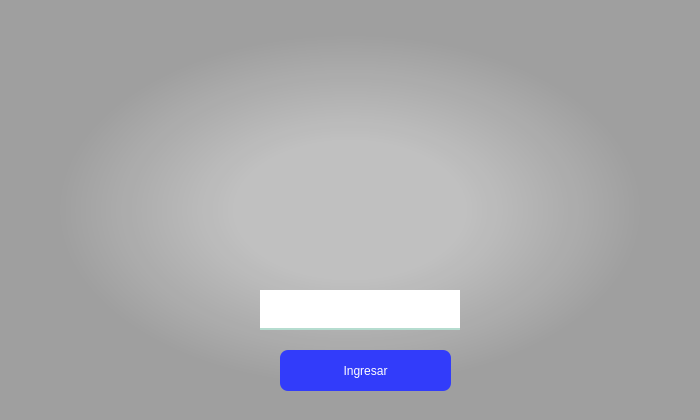
<?xml version="1.0" encoding="UTF-8"?>
<ui version="4.0">
 <class>ventanalogin</class>
 <widget class="QWidget" name="ventanalogin">
  <property name="geometry">
   <rect>
    <x>0</x>
    <y>0</y>
    <width>700</width>
    <height>420</height>
   </rect>
  </property>
  <property name="minimumSize">
   <size>
    <width>700</width>
    <height>420</height>
   </size>
  </property>
  <property name="maximumSize">
   <size>
    <width>700</width>
    <height>420</height>
   </size>
  </property>
  <property name="windowTitle">
   <string>Form</string>
  </property>
  <widget class="QWidget" name="widget" native="true">
   <property name="geometry">
    <rect>
     <x>0</x>
     <y>0</y>
     <width>700</width>
     <height>420</height>
    </rect>
   </property>
   <property name="minimumSize">
    <size>
     <width>700</width>
     <height>420</height>
    </size>
   </property>
   <property name="maximumSize">
    <size>
     <width>600</width>
     <height>420</height>
    </size>
   </property>
   <property name="styleSheet">
    <string notr="true">QPushButton{
	background-color: rgb(30, 215, 97);
	border-radius:8px;
	color: rgb(255, 255, 255);
}
QPushButton:hover{
	
}
QPushButton:pressed{
	padding-left: 5px;
	padding-top: 5px;
}

QLabel{
	color: rgb(30, 215, 97);
}</string>
   </property>
   <widget class="QLabel" name="degrade">
    <property name="geometry">
     <rect>
      <x>0</x>
      <y>0</y>
      <width>700</width>
      <height>420</height>
     </rect>
    </property>
    <property name="minimumSize">
     <size>
      <width>700</width>
      <height>420</height>
     </size>
    </property>
    <property name="maximumSize">
     <size>
      <width>700</width>
      <height>420</height>
     </size>
    </property>
    <property name="font">
     <font>
      <family>Arial</family>
     </font>
    </property>
    <property name="styleSheet">
     <string notr="true">
background-color: qradialgradient(spread:pad, cx:0.5, cy:0.5, radius:0.5, fx:0.5, fy:0.5, stop:0.327273 rgba(0, 0, 0, 50), stop:0.835 rgba(0, 0, 0, 85));
</string>
    </property>
    <property name="text">
     <string/>
    </property>
   </widget>
   <widget class="QLineEdit" name="usuario">
    <property name="geometry">
     <rect>
      <x>260</x>
      <y>290</y>
      <width>200</width>
      <height>40</height>
     </rect>
    </property>
    <property name="minimumSize">
     <size>
      <width>200</width>
      <height>40</height>
     </size>
    </property>
    <property name="maximumSize">
     <size>
      <width>200</width>
      <height>40</height>
     </size>
    </property>
    <property name="font">
     <font>
      <family>Arial</family>
      <pointsize>10</pointsize>
      <weight>75</weight>
      <italic>false</italic>
      <bold>true</bold>
     </font>
    </property>
    <property name="styleSheet">
     <string notr="true">background-color: rgba(255,255,255,255);
border:none;
border-radius:none;
border-bottom:2px solid rgb(181, 220, 207);
color: rgba(0,0,0,0);
</string>
    </property>
    <property name="maxLength">
     <number>30</number>
    </property>
    <property name="placeholderText">
     <string>Escribe tu nombre...</string>
    </property>
   </widget>
   <widget class="QLabel" name="error">
    <property name="geometry">
     <rect>
      <x>50</x>
      <y>280</y>
      <width>201</width>
      <height>20</height>
     </rect>
    </property>
    <property name="font">
     <font>
      <family>Arial</family>
      <pointsize>12</pointsize>
      <weight>50</weight>
      <italic>false</italic>
      <bold>false</bold>
      <underline>true</underline>
     </font>
    </property>
    <property name="styleSheet">
     <string notr="true">color: rgb(255, 133, 113);</string>
    </property>
    <property name="text">
     <string/>
    </property>
    <property name="alignment">
     <set>Qt::AlignCenter</set>
    </property>
   </widget>
   <widget class="QPushButton" name="boton">
    <property name="geometry">
     <rect>
      <x>280</x>
      <y>350</y>
      <width>171</width>
      <height>41</height>
     </rect>
    </property>
    <property name="styleSheet">
     <string notr="true">background-color: rgb(50, 60, 250);</string>
    </property>
    <property name="text">
     <string>Ingresar</string>
    </property>
   </widget>
   <widget class="QLabel" name="fondo_img">
    <property name="geometry">
     <rect>
      <x>0</x>
      <y>0</y>
      <width>700</width>
      <height>420</height>
     </rect>
    </property>
    <property name="minimumSize">
     <size>
      <width>700</width>
      <height>420</height>
     </size>
    </property>
    <property name="maximumSize">
     <size>
      <width>700</width>
      <height>420</height>
     </size>
    </property>
    <property name="autoFillBackground">
     <bool>false</bool>
    </property>
    <property name="styleSheet">
     <string notr="true"/>
    </property>
    <property name="text">
     <string/>
    </property>
    <property name="pixmap">
     <pixmap>../../sprites/background/index1.png</pixmap>
    </property>
    <property name="scaledContents">
     <bool>true</bool>
    </property>
   </widget>
   <zorder>fondo_img</zorder>
   <zorder>degrade</zorder>
   <zorder>usuario</zorder>
   <zorder>error</zorder>
   <zorder>boton</zorder>
  </widget>
 </widget>
 <resources/>
 <connections/>
</ui>
